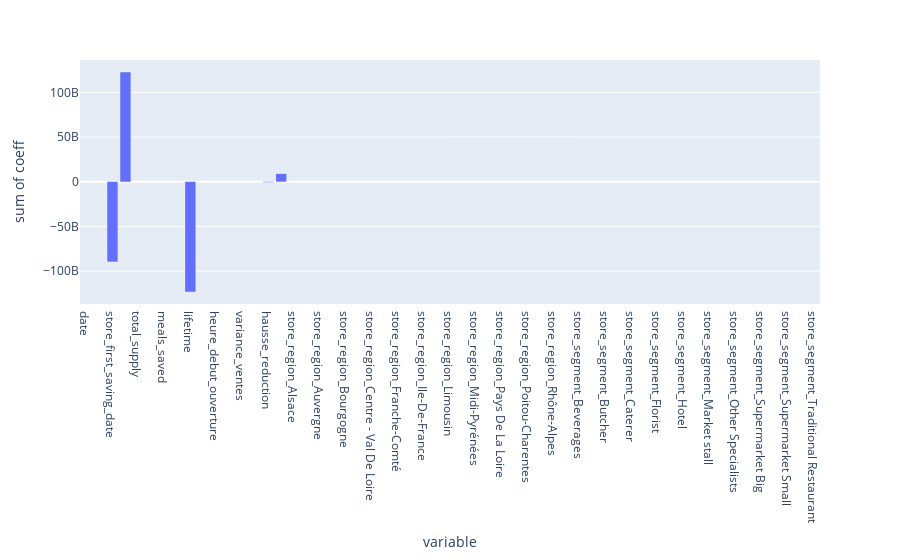

Write notebook code for a chart like this one.
### Code cell
px.histogram(pd.DataFrame([
    (X.columns[i], lin_reg.coef_[0][i]) for i in range(N)
                    ]).T.rename(index = {0 : 'variable', 1 : 'coeff'}).T, x = 'variable', y = 'coeff', histfunc = 'sum'
            ).show()

print('MSE :', mean_squared_error(y_test, y_pred))

### Figure 1 — Plotly figure (JSON) as saved in the notebook; plotly's stock layout.template omitted (floating-point values rounded to 4 significant figures)
{"data": [{"alignmentgroup": "True", "bingroup": "x", "histfunc": "sum", "hovertemplate": "variable=%{x}<br>sum of coeff=%{y}<extra></extra>", "legendgroup": "", "marker": {"color": "#636efa"}, "name": "", "offsetgroup": "", "orientation": "v", "showlegend": false, "type": "histogram", "x": ["date", "items_first_enabled_date", "store_first_saving_date", "store_last_saving_date", "total_supply", "manual_added_supply", "meals_saved", "consumer_cancellation", "lifetime", "temps_ouverture", "heure_debut_ouverture", "franchise", "variance_ventes", "baisse_ventes", "hausse_reduction", "baisse_note", "store_region_Alsace", "store_region_Aquitaine", "store_region_Auvergne", "store_region_Basse-Normandie", "store_region_Bourgogne", "store_region_Bretagne", "store_region_Centre - Val De Loire", "store_region_Champagne-Ardenne", "store_region_Franche-Comté", "store_region_Haute-Normandie", "store_region_Ile-De-France", "store_region_Languedoc-Roussillon", "store_region_Limousin", "store_region_Lorraine", "store_region_Midi-Pyrénées", "store_region_Nord-Pas De Calais", "store_region_Pays De La Loire", "store_region_Picardie", "store_region_Poitou-Charentes", "store_region_Provence-Alpes-Côte D’Azur", "store_region_Rhône-Alpes", "store_segment_Bakery", "store_segment_Beverages", "store_segment_Buffet", "store_segment_Butcher", "store_segment_Canteen", "store_segment_Caterer", "store_segment_Fast Food / Take away restaurant", "store_segment_Florist", "store_segment_Fruits & vegetables store", "store_segment_Hotel", "store_segment_Manufacturer", "store_segment_Market stall", "store_segment_Other", "store_segment_Other Specialists", "store_segment_Pastry", "store_segment_Supermarket Big", "store_segment_Supermarket Medium", "store_segment_Supermarket Small", "store_segment_Sushi", "store_segment_Traditional Restaurant"], "xaxis": "x", "y": [-0.01955, -0.1782, -89520000000.0, 122600000000.0, -0.08662, 0.07407, -0.02945, -0.007084, -123200000000.0, 0.008884, 0.006439, 0.004143, -0.1042, -0.002785, -615200000.0, 8784000000.0, 0.002081, 0.00121, 0.003208, 0.003294, -0.002464, 0.01471, -0.001798, -0.006668, -0.005231, -0.005305, 0.008301, 0.002447, 0.01261, -0.001856, 0.002384, 0.0003719, 0.001987, -0.00208, 0.0003481, 0.0005875, 0.00415, 0.006195, -0.007582, 0.005668, -0.01242, 0.0006042, 0.01414, -0.0004997, 0.004187, 0.001801, -0.001366, 0.007203, -0.00225, 0.003964, 0.1183, 0.009678, 0.03, 0.01341, 0.0005951, 0.01522, 0.004288], "yaxis": "y"}], "layout": {"barmode": "relative", "legend": {"tracegroupgap": 0}, "margin": {"t": 60}, "xaxis": {"anchor": "y", "domain": [0, 1], "title": {"text": "variable"}}, "yaxis": {"anchor": "x", "domain": [0, 1], "title": {"text": "sum of coeff"}}}}
